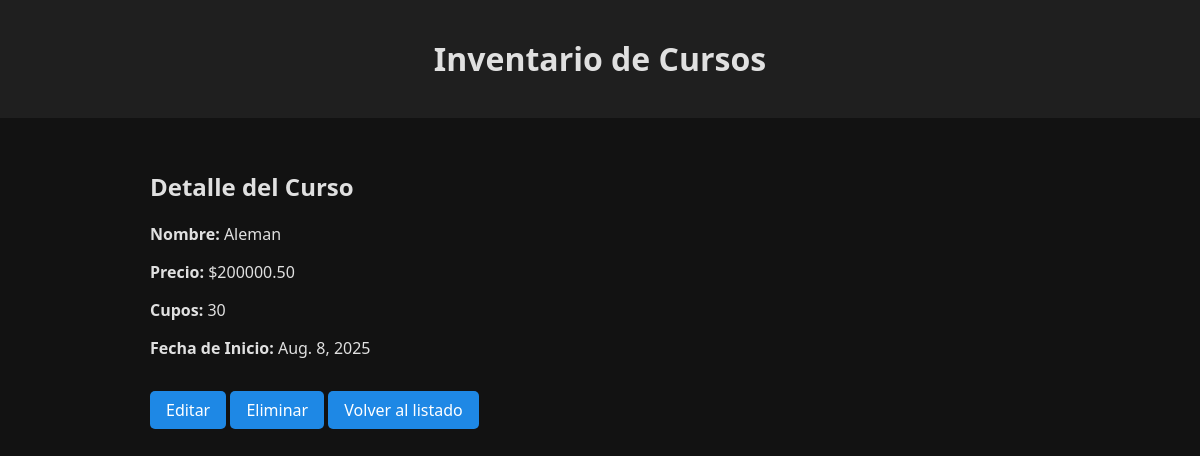
Screenshot of /items/5 with the database file from the repository.
### inventario/models.py (models this page shows, shortened)
class Curso(models.Model):
    nombre = models.CharField(max_length=50)
    cupos = models.IntegerField()
    precio = models.DecimalField(max_digits=11, decimal_places=2)
    fecha_inicio = models.DateField()

### inventario/views.py (the view)
# urls.py: path('items/<int:pk>', views.cursoDetalle, name='curso_detalle'),
def cursoDetalle(request, pk):
    curso = get_object_or_404(Curso, pk=pk)
    return render(request, 'cursos/detalle.html', {'curso': curso})

### inventario/templates/cursos/detalle.html
{% extends "base.html" %}
{% block content %}
<h2>Detalle del Curso</h2>
<p><strong>Nombre:</strong> {{ curso.nombre }}</p>
<p><strong>Precio:</strong> ${{ curso.precio }}</p>
<p><strong>Cupos:</strong> {{ curso.cupos }}</p>
<p><strong>Fecha de Inicio:</strong> {{ curso.fecha_inicio }}</p>
<a class="btn" href="{% url 'curso_editar' curso.pk %}">Editar</a>
<a class="btn" href="{% url 'curso_eliminar' curso.pk %}">Eliminar</a>
<a class="btn" href="{% url 'curso_listado' %}">Volver al listado</a>
{% endblock %}

### inventario/templates/base.html (style rules this page uses)
body { background-color: #121212; color: #e0e0e0; font-family: 'Segoe UI', sans-serif; margin: 0; padding: 0; }
.btn { display: inline-block; background-color: #1e88e5; color: white; padding: 0.5rem 1rem; border-radius: 5px; text-decoration: none; margin-top: 1rem; }

### rows the page displays
Curso: nombre "Aleman", precio "200000.50", cupos "30", fecha_inicio "Aug. 8, 2025"
